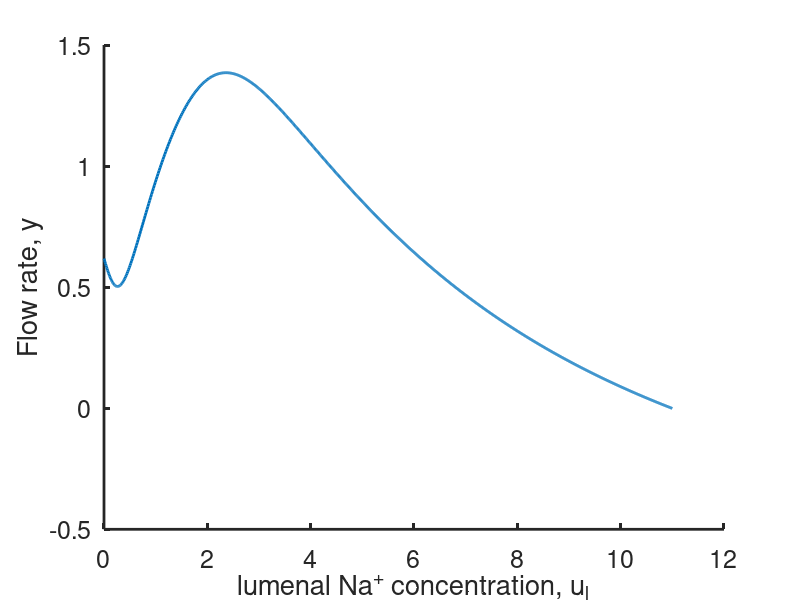

Reproduce this figure in MATLAB.
%    -------------------------------------------------------------------
%
%     Fluid absorption as a function of lumenal Na concentration,
%     in nondimensional variables.
%
%     For Chapter 18, Fig. 18.3 of
%     Keener and Sneyd, Mathematical Physiology, 3rd Edition, Springer.
%
%     Written by James Keener and James Sneyd.
%
%    -------------------------------------------------------------------

clear all
close all
clc

set(0,                           ...
   'defaultaxesfontsize', 20,   ...
   'defaultaxeslinewidth', 2.0, ...
   'defaultlinelinewidth', 2.0, ...
   'defaultpatchlinewidth', 0.7);

beta = 1;

gam = 10;
rho = 1;
u0 = 1;

ui = linspace(0,10,1000);
fi = (ui.^3)./(1+ui.^3) ;
ul = ui + beta*fi;

a = rho;
b = rho + ul;
c = ui - u0 + (1-gam)*beta*fi;
y = (-b + (b.^2 - 4*a*c).^0.5)./(2*a);

plot(ul,y,'LineWidth',2)
xlabel('lumenal Na^+ concentration, u_l')
ylabel('Flow rate, y')
set(gca,'FontSize',18)
box off
